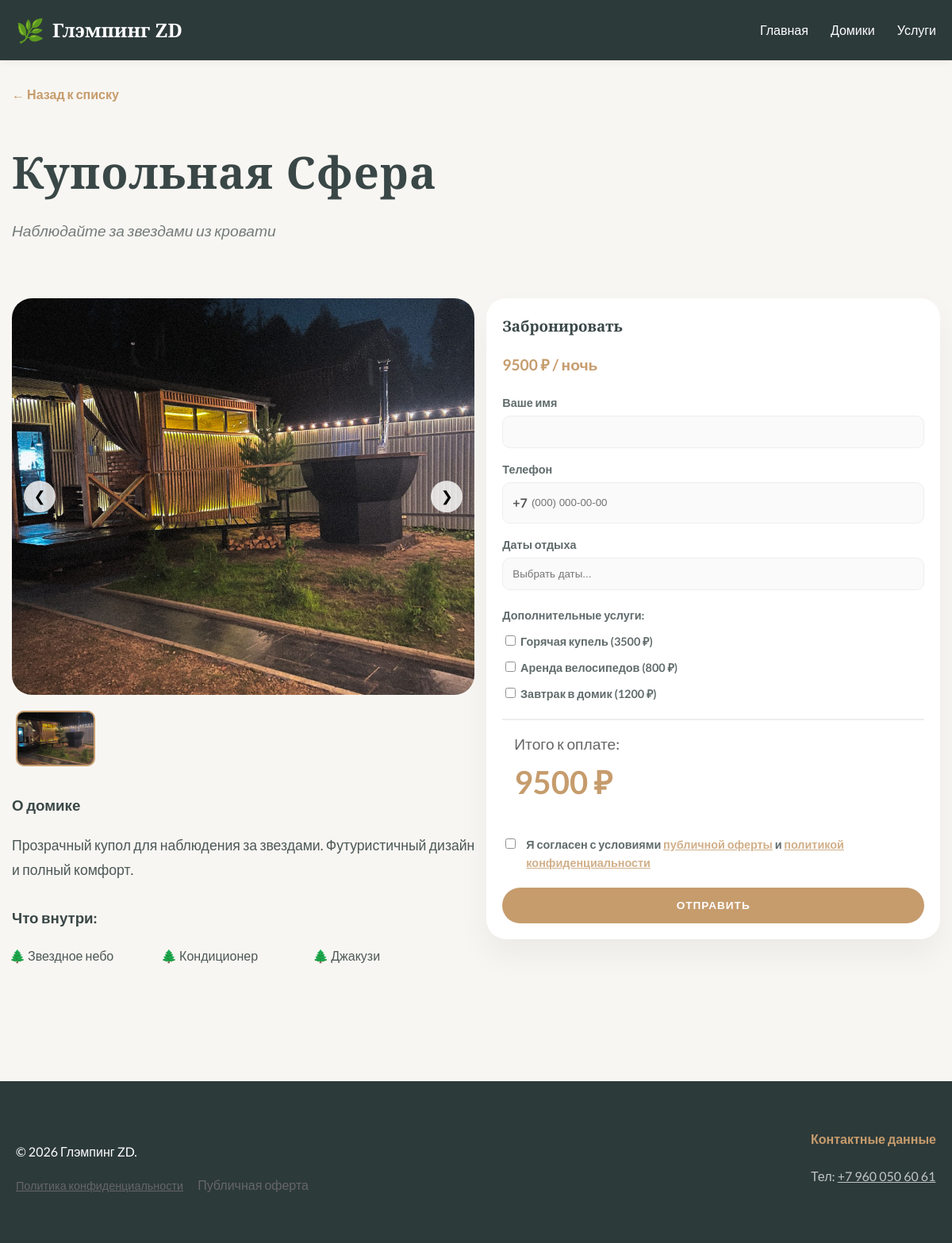
The app's page /house/2, older data.
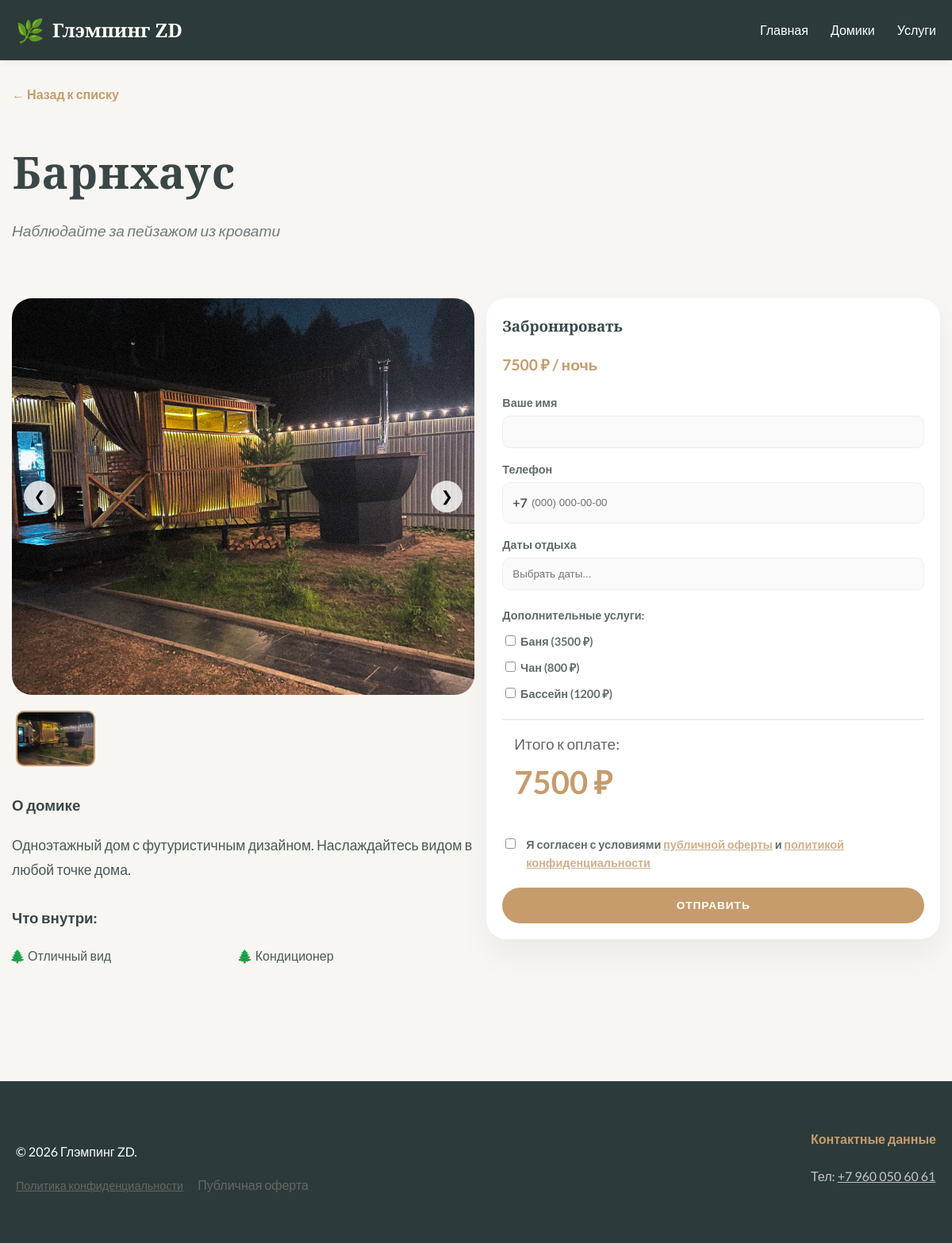
The same page, newer data.
### tables this page shows
CREATE TABLE houses (
            id INTEGER PRIMARY KEY AUTOINCREMENT,
            name TEXT NOT NULL,
            description TEXT,
            short_description TEXT,
            price_per_night INTEGER,
            features TEXT,
            image_url TEXT
        );

CREATE TABLE services (
                id INTEGER PRIMARY KEY AUTOINCREMENT,
                name TEXT NOT NULL,
                description TEXT,
                price INTEGER,
                image_filename TEXT
            );

### app.py (the view)
@app.route('/house/<int:house_id>')
def house_page(house_id):
    conn = get_db_connection()
    house = conn.execute('SELECT * FROM houses WHERE id = ?', (house_id,)).fetchone()
    booked_dates = conn.execute('SELECT check_in as "from", check_out as "to" FROM bookings WHERE house_id = ?',
                                (house_id,)).fetchall()
    all_services = conn.execute('SELECT * FROM services').fetchall()
    conn.close()
    if house is None:
        return "Домик не найден", 404
    folder_path = f'static/img/houses/house{house_id}'
    additional_images = []
    if os.path.exists(folder_path):
        files = os.listdir(folder_path)
        additional_images = [f for f in files if f.startswith('image') and f.endswith(('.jpg', '.jpeg', '.png', '.JPG'))]
        additional_images.sort()  # Чтобы порядок был 1, 2, 3...
    return render_template('house.html',
                           house=house,
                           images=additional_images,
                           booked_dates=[dict(ix) for ix in booked_dates],
                           all_services=all_services)

### app.py (called while the page is built)
def get_db_connection():
    basedir = os.path.abspath(os.path.dirname(__file__))
    db_path = "data/glamping.db"
    conn = sqlite3.connect(db_path)
    conn.row_factory = sqlite3.Row
    return conn

### templates/house.html (shortened to what this page needs)
{% extends 'base.html' %}
{% block content %}
<div class="container"
     style="display: flex; flex-direction: column; align-items: flex-start; margin-top: 30px; padding: 0 15px; box-sizing: border-box; width: 100%; overflow-x: hidden;">
    <nav style="margin-bottom: 20px;">
        <a href="/" style="text-decoration: none; color: var(--accent-wood); font-weight: bold;">← Назад к списку</a>
    </nav>
    <header style="text-align: left; padding: 0; margin-bottom: 30px;">
        <h1>{{ house['name'] }}</h1>
        <p class="subtitle">{{ house['short_description'] }}</p>
    </header>
    <section class="house-detail" style="display: flex; gap: 15px; flex-wrap: wrap; width: 100%;">
        <div style="flex: 2; min-width: 200px; width: 100%; max-width: 100%;">
            <div class="house-gallery">
                <div class="main-image-viewport">
                    <div class="images-track" id="images-track">
                        <img src="{{ url_for('static', filename='img/houses/house' ~ house['id'] ~ '/cover.jpg') }}"
                             class="zoomable" data-index="0" alt="Обложка">
                    </div>
                    <button class="nav-btn prev-btn" onclick="moveSlide(-1)">❮</button>
                    <button class="nav-btn next-btn" onclick="moveSlide(1)">❯</button>
                </div>
                <div class="thumbnails-container">
                    <img src="{{ url_for('static', filename='img/houses/house' ~ house['id'] ~ '/cover.jpg') }}"
                         class="thumb active" onclick="slideTo(0, this)">
                </div>
            </div>
            <div class="description-text">
                <h3>О домике</h3>
                <p style="font-size: 1.1rem; line-height: 1.8; opacity: 0.9;">{{ house['description'] }}</p>
                <h3 style="margin-top: 30px;">Что внутри:</h3>
                <ul style="display: grid; grid-template-columns: repeat(auto-fit, minmax(140px, 1fr)); gap: 10px; list-style-type: '🌲 '; padding-left: 20px;">
                    {% for feature in house['features'].split(',') %}
                    <li style="margin-bottom: 10px;">{{ feature.strip() }}</li>
                    {% endfor %}
                </ul>
            </div>
        </div>
        <div class="booking-card"
             style="flex: 1 1 280px; width: 100%; max-width: 100%; background: white; padding: 20px; border-radius: 25px; box-shadow: 0 20px 40px rgba(0,0,0,0.05); height: fit-content; box-sizing: border-box;">
            <h3 style="margin-top: 0; font-family: var(--font-header);">Забронировать</h3>
            <p style="font-size: 1.2rem; font-weight: bold; color: var(--accent-wood); margin-bottom: 20px;">
                {{ house['price_per_night'] }} ₽ / ночь
            </p>
            <form action="/create_payment" method="POST">
                <div style="margin-bottom: 15px;">
                    <label>Ваше имя</label>
                    <input type="text" name="client_name" required
                           style="width: 100%; padding: 12px; margin-top: 5px; border: 1px solid #eee; border-radius: 10px; background: #fafafa;">
                </div>
                <div style="margin-bottom: 15px;">
                    <label>Телефон</label>
                    <div style="display: flex; align-items: center; margin-top: 5px; border: 1px solid #eee; border-radius: 10px; background: #fafafa; overflow: hidden;">
                        <span style="padding: 12px 0 12px 12px; color: #555; font-weight: bold; background: #fafafa; pointer-events: none;">+7</span>
                        <input type="tel" id="phone-mask" name="client_phone"
                               placeholder="(000) 000-00-00"
                               required
                               minlength="15"
                               style="flex: 1; border: none; padding: 12px 12px 12px 5px; background: transparent; outline: none;">
                    </div>
                </div>
                <div style="margin-bottom: 20px;">
                    <label>Даты отдыха</label>
                    <input type="text" id="calendar-input" name="booking_dates" placeholder="Выбрать даты..." readonly
                           required
                           style="width: 100%; padding: 12px; margin-top: 5px; border: 1px solid #eee; border-radius: 10px; background: #fafafa; cursor: pointer;">
                </div>
                <div style="margin-bottom: 20px; text-align: left;">
                    <label style="margin-bottom: 10px; display: block;">Дополнительные услуги:</label>
                    <div class="services-selection-list" style="display: flex; flex-direction: column; gap: 10px;">
                        {% for service in all_services %}
                        <label class="service-checkbox-label">
                            <input type="checkbox" name="selected_services" value="{{ service.id }}"
                                   data-price="{{ service.price }}" class="service-checkbox">
                            <span>{{ service.name }} ({{ service.price }} ₽)</span>
                        </label>
                        {% endfor %}
                    </div>
                </div>
                <div class="total-price-container" style="margin: 20px 0; padding: 15px; border-top: 2px solid #eee;">
                    <span style="font-size: 1.2rem; color: #666;">Итого к оплате:</span>
                    <div id="total-price-display"
                         style="font-size: 2.5rem; font-weight: bold; color: var(--accent-wood);">
                        {{ house.price_per_night }} ₽
                    </div>
                </div>
                <div style="margin: 20px 0; font-size: 0.9rem; color: #555;">
                    <label style="display: flex; align-items: flex-start; gap: 10px; cursor: pointer;">
                        <input type="checkbox" id="agreement-checkbox" required style="margin-top: 4px;">
                        <span>
            Я согласен с условиями
            <a href="/oferta" target="_blank" style="color: var(--accent-wood); text-decoration: underline;">публичной оферты</a>
            и
            <a href="/privacy" target="_blank" style="color: var(--accent-wood); text-decoration: underline;">политикой конфиденциальности</a>
        </span>
                    </label>
                </div>
                <button type="submit" class="btn" style="width: 100%; border: none; cursor: pointer; padding: 15px;">
                    Отправить
                </button>
            </form>
        </div>
    </section>
</div>
{% endblock %}

### templates/base.html (shortened to what this page needs)
<!DOCTYPE html>
<html lang="ru">
<head>
    <link rel="stylesheet" href="{{ url_for('static', filename='css/style.css') }}">
    <link rel="stylesheet" href="https://cdn.jsdelivr.net/npm/flatpickr/dist/flatpickr.min.css">
    <link rel="stylesheet" type="text/css" href="https://npmcdn.com/flatpickr/dist/themes/airbnb.css">
</head>
<body>
<nav class="main-nav">
    <div class="nav-container">
        <a href="/" class="logo">
            <div class="logo-icon">🌿</div>
            <span>Глэмпинг ZD</span>
        </a>
        <div class="nav-links">
            <a href="/"
               style="{% if request.path == '/' %} opacity: 1; border-bottom: 2px solid var(--accent-wood); {% endif %}">
                Главная
            </a>
            <a href="{{ url_for('all_houses') }}"
               style="{% if request.path == '/houses' %} opacity: 1; border-bottom: 2px solid var(--accent-wood); {% endif %}">
                Домики
            </a>
            <a href="{{ url_for('services') }}"
               style="{% if request.path == '/services' %} opacity: 1; border-bottom: 2px solid var(--accent-wood); {% endif %}">
                Услуги
            </a>
        </div>
    </div>
</nav>
<main>
    {% block content %}{% endblock %}
</main>
<footer class="main-footer">
    <div class="footer-container">
        <div class="footer-left">
            <p>&copy; 2026 Глэмпинг ZD.</p>
            <a href="/privacy" style="color: #666; text-decoration: underline; font-size: 0.9rem;">Политика конфиденциальности</a>
            <a href="/oferta" style="margin: 0 15px; color: #666; text-decoration: none;">Публичная оферта</a>
        </div>
        <div class="footer-right">
            <h4>Контактные данные</h4>
            <p>Тел: <a href="tel:+79600506061" style="color: #FFF; white-space: nowrap;">+7 960 050 60 61</a></p>
        </div>
    </div>
</footer>
</body>
</html>

### static/css/style.css (style rules this page uses)
:root { --bg-color: #f8f6f2; --text-main: #3a4747; --accent-wood: #c69c6d; --card-bg: #ffffff; --font-header: 'Playfair Display', serif; --font-text: 'Lato', sans-serif; }
* { box-sizing: border-box; }
body { font-family: var(--font-text); background-color: var(--bg-color); color: var(--text-main); margin: 0; padding: 0; line-height: 1.6; display: flex; flex-direction: column; align-items: center; }
.main-nav { background: #2d3a3a; padding: 15px 0; box-shadow: 0 2px 10px rgba(0,0,0,0.05); width: 100%; }
.nav-container { max-width: 1200px; margin: 0 auto; display: flex; justify-content: space-between; align-items: center; padding: 0 20px; }
.logo { display: flex; align-items: center; gap: 10px; text-decoration: none; color: var(--text-main); font-family: var(--font-header); font-size: 1.5rem; font-weight: bold; }
.logo-icon { font-size: 1.8rem; }
.nav-links a { text-decoration: none; color: var(--text-main); margin-left: 25px; font-weight: 400; }
.main-footer { background: #2d3a3a; color: white; padding: 60px 0; width: 100%; margin-top: 80px; }
.footer-container { max-width: 1200px; margin: 0 auto; display: flex; justify-content: space-between; padding: 0 20px; }
.footer-right h4 { margin-top: 0; color: var(--accent-wood); }
.footer-right p { opacity: 0.7; margin: 5px 0; }
.main-nav .logo, .main-nav .logo span, .main-nav .logo-icon, .main-nav .nav-links a { color: white !important; text-decoration: none; }
.logo-icon { color: white; }
header { text-align: center; padding: 100px 20px 60px 20px; }
h1 { font-family: var(--font-header); font-size: 3.5rem; font-weight: 700; margin: 0 0 15px 0; letter-spacing: 1px; color: var(--text-main); }
.subtitle { font-size: 1.2rem; font-style: italic; opacity: 0.7; margin-top: 0; font-weight: 300; }
.container { display: flex; flex-direction: row; justify-content: center; align-items: stretch; gap: 20px; max-width: 1200px; width: 95%; margin: 40px auto; flex-wrap: nowrap; }
.btn { display: inline-block; background-color: var(--accent-wood); color: white; padding: 12px 30px; border-radius: 30px; font-weight: bold; text-transform: uppercase; font-size: 0.85rem; letter-spacing: 1px; transition: background-color 0.3s ease; border: 2px solid var(--accent-wood); }
.house-gallery { width: 100%; margin-bottom: 30px; }
.thumbnails-container { display: flex; gap: 10px; margin-top: 15px; overflow-x: auto; padding: 5px; }
.thumb { width: 100px; height: 70px; object-fit: cover; border-radius: 8px; cursor: pointer; opacity: 0.6; transition: all 0.2s ease; border: 2px solid transparent; }
.thumb.active { opacity: 1; border-color: var(--accent-wood); }
.main-image-viewport { position: relative; width: 100%; height: 500px; border-radius: 25px; overflow: hidden; }
.images-track { display: flex; width: 100%; height: 100%; transition: transform 0.6s cubic-bezier(0.25, 1, 0.5, 1); }
.images-track img { min-width: 100%; width: 100%; height: 100%; object-fit: cover; flex-shrink: 0; }
.nav-btn { position: absolute; top: 50%; transform: translateY(-50%); background: rgba(255, 255, 255, 0.8); border: none; width: 40px; height: 40px; border-radius: 50%; cursor: pointer; z-index: 10; font-size: 18px; display: flex; align-items: center; justify-content: center; transition: 0.3s; }
.prev-btn { left: 15px; }
.next-btn { right: 15px; }
.thumbnails-container { display: flex; gap: 10px; margin-top: 15px; overflow-x: auto; }
.thumb { width: 100px; height: 70px; object-fit: cover; border-radius: 10px; cursor: pointer; opacity: 0.6; border: 2px solid transparent; }
label { display: block; font-size: 0.9rem; font-weight: bold; color: var(--text-main); opacity: 0.8; }
ul { padding-left: 20px; opacity: 0.9; }
ul li { margin-bottom: 10px; }

### templates/base.html (style rules this page uses)
* { box-sizing: border-box; }
html, body { overflow-x: hidden; width: 100%; position: relative; }
img { max-width: 100%; height: auto; }
body, html { margin: 0; padding: 0; overflow-x: hidden; }

Row changes from the older to the newer data that the page shows:
changed houses: name "Купольная Сфера" → "Барнхаус"; short_description "Наблюдайте за звездами из кровати" → "Наблюдайте за пейзажом из кровати"; description "Прозрачный купол для наблюдения за звездами. Футуристичный дизайн и полный комфорт." → "Одноэтажный дом с футуристичным дизайном. Наслаждайтесь видом в любой точке дома."; price_per_night "9500" → "7500"
changed services: name "Горячая купель" → "Баня"
changed services: name "Аренда велосипедов" → "Чан"
changed services: name "Завтрак в домик" → "Бассейн"
Text that changed along with them:
new list line: "Отличный вид"
list line gone: "Звездное небо"
list line gone: "Джакузи"
